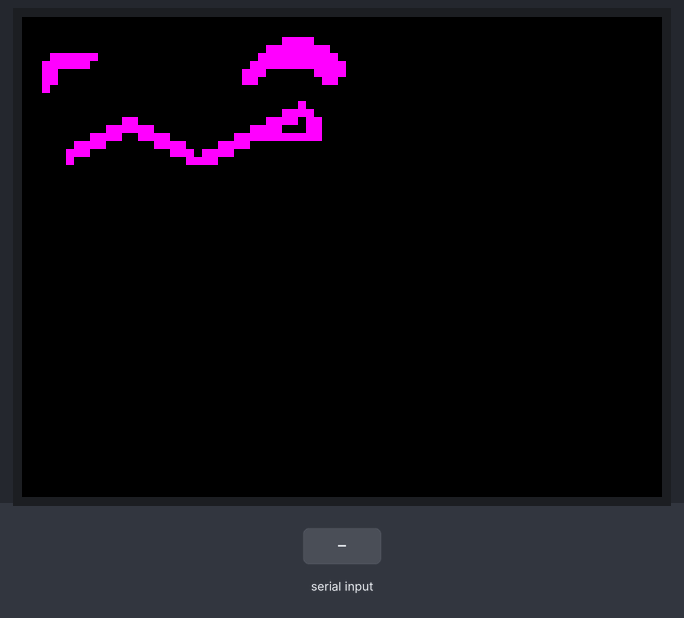
Simulated run of this sketch. Board: Arduino Uno, built with avr-gcc and run on an emulated ATmega328P. On the bench: 320×240 colour display. The test bench sets the inputs (shaded band).

Above: at 1.4 s.
1.5 s: "1\n" received over Serial
4.5 s: "0\n" received over Serial
Timing chart, 0 to 7.5 s (numbered marks = the images above; inputs shaded):
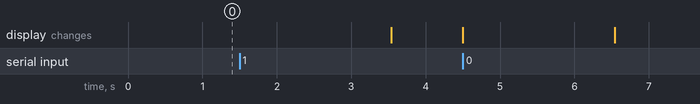

The sketch:

monitor.ino
```cpp
#include <Adafruit_GFX.h>
#include <Adafruit_TFTLCD.h>

#define LCD_CS A3
#define LCD_CD A2
#define LCD_WR A1
#define LCD_RD A0

#define LCD_RESET A4

#define	BLACK   0x0000
#define	BLUE    0x001F
#define	RED     0xF800
#define	GREEN   0x07E0
#define CYAN    0x07FF
#define MAGENTA 0xF81F
#define YELLOW  0xFFE0
#define WHITE   0xFFFF

Adafruit_TFTLCD tft(LCD_CS, LCD_CD, LCD_WR, LCD_RD, LCD_RESET);

String command;
int DAN_Y = 2;
int DAN_X = 4;
int DAN_PADDING = 10;

void setup(void) {
  Serial.begin(9600);

  tft.reset();

  uint16_t identifier = tft.readID();

  tft.begin(identifier);
  tft.fillScreen(BLACK);
  tft.setRotation(1);
  printDan();
}

void printDan() {
  tft.setCursor(0, 0);
  tft.setTextColor(MAGENTA);
  fillDan(60,0,8);
  fillDan(56,1,16);
  fillDan(2,2,12); fillDan(54,2,20);
  fillDan(0,3,12); fillDan(52,3,24);
  fillDan(0,4,4); fillDan(50,4,6); fillDan(68,4,8);
  fillDan(0,5,4); fillDan(50,5,4); fillDan(70,5,4);
  fillDan(0,6,2);
  //LINE 7 is BLANK
  fillDan(64,8,2);
  fillDan(60,9,8);
  fillDan(20,10,4); fillDan(56,10,8); fillDan(66,10,4);
  fillDan(16,11,12); fillDan(52,11,8); fillDan(66,11,4);
  fillDan(12,12,8); fillDan(24,12,8); fillDan(48,12,22);
  fillDan(8,13,8); fillDan(28,13,8); fillDan(44,13,8);
  fillDan(6,14,6); fillDan(32,14,6); fillDan(40,14,8);
  fillDan(6,15,2); fillDan(36,15,8);
}

void fillDan(int x, int y, int width){
  tft.fillRect(DAN_Y * x + DAN_PADDING, DAN_X * y + DAN_PADDING,  DAN_Y * width,  DAN_X, MAGENTA);
}

void loop(void) {
  readSerial();
}

void readSerial() {
  if(Serial.available()){
    tft.fillRect(0, tft.height() / 2, tft.width(), tft.height() / 2, BLACK);
    tft.setCursor(0, tft.height() / 2);
    tft.setTextSize(2);
    tft.setTextColor(GREEN);

    String read1 = Serial.readStringUntil('\n');
    if(read1 == "OS"){
      tft.setTextColor(RED);
      String os1 = Serial.readStringUntil('\n');
      String os2 = Serial.readStringUntil('\n');

      tft.setCursor(tft.width() / 2 + 20, 10);
      tft.println(os1);
      tft.setTextSize(1);
      tft.setCursor(tft.width() / 2 + 20, 40);
      tft.println(os2);
    } else {
      String cpu = read1;
      String mem = Serial.readStringUntil('\n');
      String timed = Serial.readStringUntil('\n');
      tft.println(cpu);
      tft.println(mem);
      tft.println(timed);
    }
  }
}
```
